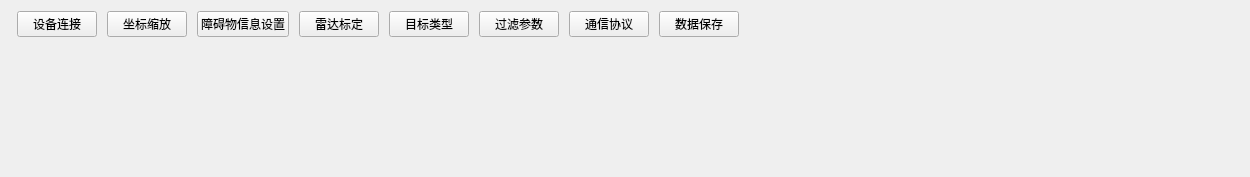
   <widget class="QWidget" name="layoutWidget">
    <property name="geometry">
     <rect>
      <x>10</x>
      <y>10</y>
      <width>1250</width>
      <height>177</height>
     </rect>
    </property>
    <layout class="QVBoxLayout" name="verticalLayout_6" stretch="0,1">
     <property name="spacing">
      <number>0</number>
     </property>
     <property name="bottomMargin">
      <number>0</number>
     </property>
     <item>
      <widget class="QWidget" name="wgt_top" native="true">
       <layout class="QHBoxLayout" name="horizontalLayout_7">
        <property name="spacing">
         <number>10</number>
        </property>
        <property name="leftMargin">
         <number>6</number>
        </property>
        <property name="topMargin">
         <number>0</number>
        </property>
        <property name="rightMargin">
         <number>1</number>
        </property>
        <property name="bottomMargin">
         <number>0</number>
        </property>
        <item>
         <widget class="QPushButton" name="btn_connet">
          <property name="minimumSize">
           <size>
            <width>60</width>
            <height>25</height>
           </size>
          </property>
          <property name="text">
           <string>设备连接</string>
          </property>
          <property name="checkable">
           <bool>true</bool>
          </property>
          <property name="checked">
           <bool>false</bool>
          </property>
         </widget>
        </item>
        <item>
         <widget class="QPushButton" name="btn_scale">
          <property name="minimumSize">
           <size>
            <width>60</width>
            <height>25</height>
           </size>
          </property>
          <property name="styleSheet">
           <string notr="true"/>
          </property>
          <property name="text">
           <string>坐标缩放</string>
          </property>
          <property name="checkable">
           <bool>true</bool>
          </property>
         </widget>
        </item>
        <item>
         <widget class="QPushButton" name="btn_obstacleSet">
          <property name="minimumSize">
           <size>
            <width>60</width>
            <height>25</height>
           </size>
          </property>
          <property name="text">
           <string>障碍物信息设置</string>
          </property>
          <property name="checkable">
           <bool>true</bool>
          </property>
         </widget>
        </item>
        <item>
         <widget class="QPushButton" name="btn_radarBD">
          <property name="minimumSize">
           <size>
            <width>60</width>
            <height>25</height>
           </size>
          </property>
          <property name="text">
           <string>雷达标定</string>
          </property>
          <property name="checkable">
           <bool>true</bool>
          </property>
         </widget>
        </item>
        <item>
         <widget class="QPushButton" name="btn_targetSet">
          <property name="minimumSize">
           <size>
            <width>60</width>
            <height>25</height>
           </size>
          </property>
          <property name="text">
           <string>目标类型</string>
          </property>
          <property name="checkable">
           <bool>true</bool>
          </property>
         </widget>
        </item>
        <item>
         <widget class="QPushButton" name="btn_paramSet">
          <property name="minimumSize">
           <size>
            <width>60</width>
            <height>25</height>
           </size>
          </property>
          <property name="text">
           <string>过滤参数</string>
          </property>
          <property name="checkable">
           <bool>true</bool>
          </property>
         </widget>
        </item>
        <item>
         <widget class="QPushButton" name="btn_commProtocol">
          <property name="minimumSize">
           <size>
            <width>60</width>
            <height>25</height>
           </size>
          </property>
          <property name="text">
           <string>通信协议</string>
          </property>
          <property name="checkable">
           <bool>true</bool>
          </property>
         </widget>
        </item>
        <item>
         <widget class="QPushButton" name="btn_dataSave">
          <property name="minimumSize">
           <size>
            <width>60</width>
            <height>25</height>
           </size>
          </property>
          <property name="text">
           <string>数据保存</string>
          </property>
          <property name="checkable">
           <bool>true</bool>
          </property>
          <property name="checked">
           <bool>false</bool>
          </property>
         </widget>
        </item>
        <item>
         <spacer name="horizontalSpacer_5">
          <property name="orientation">
           <enum>Qt::Orientation::Horizontal</enum>
          </property>
          <property name="sizeHint" stdset="0">
           <size>
            <width>40</width>
            <height>20</height>
           </size>
          </property>
         </spacer>
        </item>
       </layout>
      </widget>
     </item>
     <item>
      <widget class="myCustomPlot" name="customPlot" native="true">
       <property name="mouseTracking">
        <bool>true</bool>
       </property>
      </widget>
     </item>
    </layout>
   </widget>
